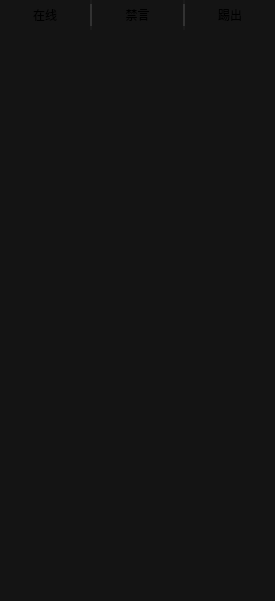
<?xml version="1.0" encoding="UTF-8"?>
<ui version="4.0">
 <class>VhallAudienceWidget</class>
 <widget class="QWidget" name="VhallAudienceWidget">
  <property name="geometry">
   <rect>
    <x>0</x>
    <y>0</y>
    <width>275</width>
    <height>601</height>
   </rect>
  </property>
  <property name="windowTitle">
   <string>Form</string>
  </property>
  <layout class="QGridLayout" name="gridLayout">
   <property name="leftMargin">
    <number>0</number>
   </property>
   <property name="topMargin">
    <number>0</number>
   </property>
   <property name="rightMargin">
    <number>0</number>
   </property>
   <property name="bottomMargin">
    <number>0</number>
   </property>
   <property name="spacing">
    <number>0</number>
   </property>
   <item row="0" column="0">
    <widget class="QWidget" name="widget" native="true">
     <property name="styleSheet">
      <string notr="true">background-color:rgb(20,20,20)</string>
     </property>
     <layout class="QGridLayout" name="gridLayout_3">
      <property name="leftMargin">
       <number>0</number>
      </property>
      <property name="topMargin">
       <number>0</number>
      </property>
      <property name="rightMargin">
       <number>0</number>
      </property>
      <property name="bottomMargin">
       <number>0</number>
      </property>
      <property name="spacing">
       <number>0</number>
      </property>
      <item row="0" column="0">
       <widget class="QWidget" name="widgetBtnGroup" native="true">
        <property name="minimumSize">
         <size>
          <width>0</width>
          <height>30</height>
         </size>
        </property>
        <property name="maximumSize">
         <size>
          <width>16777215</width>
          <height>30</height>
         </size>
        </property>
        <property name="styleSheet">
         <string notr="true"/>
        </property>
        <layout class="QGridLayout" name="gridLayout_2">
         <property name="leftMargin">
          <number>0</number>
         </property>
         <property name="topMargin">
          <number>0</number>
         </property>
         <property name="rightMargin">
          <number>0</number>
         </property>
         <property name="bottomMargin">
          <number>0</number>
         </property>
         <property name="spacing">
          <number>0</number>
         </property>
         <item row="0" column="4">
          <widget class="QToolButton" name="btn_shot">
           <property name="sizePolicy">
            <sizepolicy hsizetype="Preferred" vsizetype="Preferred">
             <horstretch>0</horstretch>
             <verstretch>0</verstretch>
            </sizepolicy>
           </property>
           <property name="focusPolicy">
            <enum>Qt::NoFocus</enum>
           </property>
           <property name="styleSheet">
            <string notr="true"/>
           </property>
           <property name="text">
            <string>踢出</string>
           </property>
           <property name="autoRepeat">
            <bool>false</bool>
           </property>
           <property name="popupMode">
            <enum>QToolButton::InstantPopup</enum>
           </property>
           <property name="autoRaise">
            <bool>true</bool>
           </property>
           <attribute name="buttonGroup">
            <string notr="true">buttonGroup</string>
           </attribute>
          </widget>
         </item>
         <item row="0" column="0">
          <widget class="QToolButton" name="btn_online">
           <property name="sizePolicy">
            <sizepolicy hsizetype="Preferred" vsizetype="Preferred">
             <horstretch>0</horstretch>
             <verstretch>0</verstretch>
            </sizepolicy>
           </property>
           <property name="focusPolicy">
            <enum>Qt::NoFocus</enum>
           </property>
           <property name="styleSheet">
            <string notr="true"/>
           </property>
           <property name="text">
            <string>在线</string>
           </property>
           <property name="autoRepeat">
            <bool>true</bool>
           </property>
           <property name="autoRaise">
            <bool>true</bool>
           </property>
           <attribute name="buttonGroup">
            <string notr="true">buttonGroup</string>
           </attribute>
          </widget>
         </item>
         <item row="0" column="2">
          <widget class="QToolButton" name="btn_gag">
           <property name="sizePolicy">
            <sizepolicy hsizetype="Preferred" vsizetype="Preferred">
             <horstretch>0</horstretch>
             <verstretch>0</verstretch>
            </sizepolicy>
           </property>
           <property name="focusPolicy">
            <enum>Qt::NoFocus</enum>
           </property>
           <property name="styleSheet">
            <string notr="true"/>
           </property>
           <property name="text">
            <string>禁言</string>
           </property>
           <property name="autoRepeat">
            <bool>true</bool>
           </property>
           <property name="autoRaise">
            <bool>true</bool>
           </property>
           <attribute name="buttonGroup">
            <string notr="true">buttonGroup</string>
           </attribute>
          </widget>
         </item>
         <item row="0" column="1">
          <widget class="QWidget" name="widgetLineLeft" native="true">
           <property name="minimumSize">
            <size>
             <width>2</width>
             <height>0</height>
            </size>
           </property>
           <property name="maximumSize">
            <size>
             <width>2</width>
             <height>16777215</height>
            </size>
           </property>
           <property name="styleSheet">
            <string notr="true">background-color:rgb(26,26,26);</string>
           </property>
           <layout class="QGridLayout" name="gridLayout_4">
            <property name="leftMargin">
             <number>0</number>
            </property>
            <property name="topMargin">
             <number>4</number>
            </property>
            <property name="rightMargin">
             <number>0</number>
            </property>
            <property name="bottomMargin">
             <number>4</number>
            </property>
            <property name="spacing">
             <number>0</number>
            </property>
            <item row="0" column="0">
             <widget class="QWidget" name="widgetLineSubLeft" native="true">
              <property name="styleSheet">
               <string notr="true">background-color:rgb(50,50,50)</string>
              </property>
             </widget>
            </item>
           </layout>
          </widget>
         </item>
         <item row="0" column="3">
          <widget class="QWidget" name="widgetLineRight" native="true">
           <property name="minimumSize">
            <size>
             <width>2</width>
             <height>0</height>
            </size>
           </property>
           <property name="maximumSize">
            <size>
             <width>2</width>
             <height>16777215</height>
            </size>
           </property>
           <property name="styleSheet">
            <string notr="true">background-color:rgb(26,26,26);</string>
           </property>
           <layout class="QGridLayout" name="gridLayout_5">
            <property name="leftMargin">
             <number>0</number>
            </property>
            <property name="topMargin">
             <number>4</number>
            </property>
            <property name="rightMargin">
             <number>0</number>
            </property>
            <property name="bottomMargin">
             <number>4</number>
            </property>
            <property name="spacing">
             <number>0</number>
            </property>
            <item row="0" column="0">
             <widget class="QWidget" name="widgetLineSubRight" native="true">
              <property name="styleSheet">
               <string notr="true">background-color:rgb(50,50,50)</string>
              </property>
             </widget>
            </item>
           </layout>
          </widget>
         </item>
        </layout>
       </widget>
      </item>
      <item row="1" column="0">
       <widget class="QWidget" name="widget_4" native="true">
        <layout class="QGridLayout" name="gridLayout_6">
         <property name="leftMargin">
          <number>0</number>
         </property>
         <property name="topMargin">
          <number>0</number>
         </property>
         <property name="rightMargin">
          <number>2</number>
         </property>
         <property name="bottomMargin">
          <number>0</number>
         </property>
         <property name="spacing">
          <number>0</number>
         </property>
         <item row="0" column="0">
          <widget class="QStackedWidget" name="stackedWidget">
           <property name="currentIndex">
            <number>0</number>
           </property>
           <widget class="QWidget" name="page_gag">
            <layout class="QGridLayout" name="gridLayout_7">
             <property name="leftMargin">
              <number>0</number>
             </property>
             <property name="topMargin">
              <number>0</number>
             </property>
             <property name="rightMargin">
              <number>0</number>
             </property>
             <property name="bottomMargin">
              <number>0</number>
             </property>
             <property name="spacing">
              <number>0</number>
             </property>
             <item row="0" column="0">
              <widget class="VhallUserListWidget" name="widgetGag" native="true"/>
             </item>
            </layout>
           </widget>
           <widget class="QWidget" name="page_online">
            <layout class="QGridLayout" name="gridLayout_8">
             <property name="leftMargin">
              <number>0</number>
             </property>
             <property name="topMargin">
              <number>0</number>
             </property>
             <property name="rightMargin">
              <number>0</number>
             </property>
             <property name="bottomMargin">
              <number>0</number>
             </property>
             <property name="spacing">
              <number>0</number>
             </property>
             <item row="0" column="0">
              <widget class="VhallUserListWidget" name="widgetOnline" native="true"/>
             </item>
            </layout>
           </widget>
           <widget class="QWidget" name="page_shot">
            <layout class="QGridLayout" name="gridLayout_9">
             <property name="leftMargin">
              <number>0</number>
             </property>
             <property name="topMargin">
              <number>0</number>
             </property>
             <property name="rightMargin">
              <number>0</number>
             </property>
             <property name="bottomMargin">
              <number>0</number>
             </property>
             <property name="spacing">
              <number>0</number>
             </property>
             <item row="0" column="0">
              <widget class="VhallUserListWidget" name="widgetShot" native="true"/>
             </item>
            </layout>
           </widget>
          </widget>
         </item>
        </layout>
       </widget>
      </item>
     </layout>
    </widget>
   </item>
  </layout>
 </widget>
 <customwidgets>
  <customwidget>
   <class>VhallUserListWidget</class>
   <extends>QWidget</extends>
   <header>vhalluserlistwidget.h</header>
   <container>1</container>
  </customwidget>
 </customwidgets>
 <resources/>
 <connections/>
 <buttongroups>
  <buttongroup name="buttonGroup"/>
 </buttongroups>
</ui>
